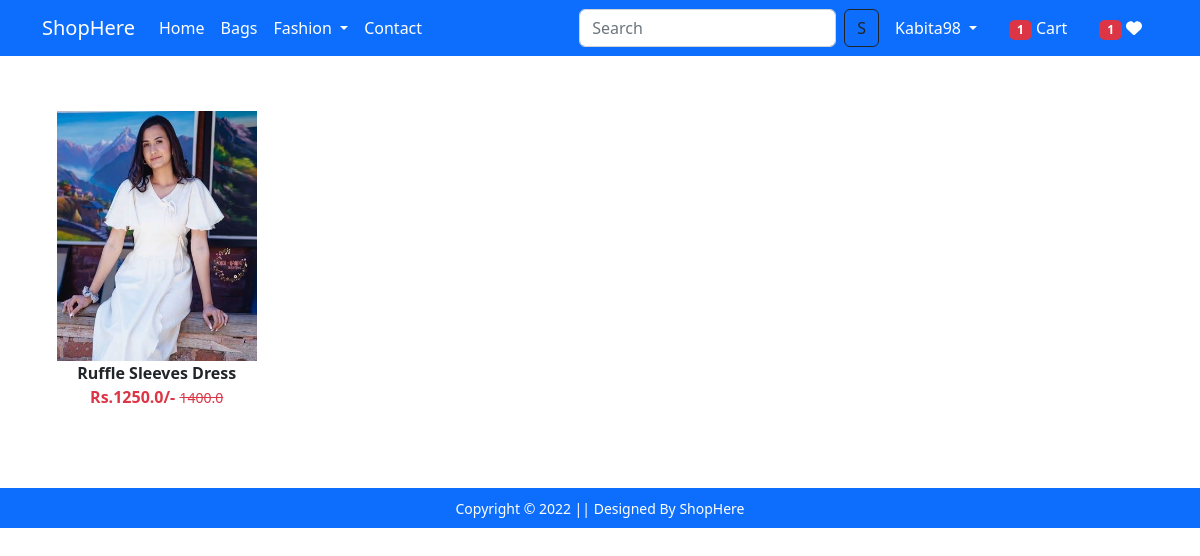
The page /wishlist/ (signed in) on the database its author committed.
### app/models.py (models this page shows, shortened)
class Wishlist(models.Model):
    user=models.ForeignKey(User,on_delete=models.CASCADE)
    product=models.ForeignKey(Product,on_delete=models.CASCADE)

class Product(models.Model):
    title=models.CharField(max_length=100)
    selling_price=models.FloatField()
    discounted_price=models.FloatField()
    description=models.TextField()
    brand=models.CharField(max_length=100)
    category=models.CharField(choices=CATEGORY_CHOICES, max_length=5)
    product_image=models.ImageField(upload_to='productimg')

### app/views.py (the view)
# urls.py: path('wishlist/',views.show_wishlist,name='showwishlist'),
@login_required
def show_wishlist(request):
    user=request.user
    totalitem=0
    wishitem=0
    if request.user.is_authenticated:
        totalitem=len(Cart.objects.filter(user=request.user))
        wishitem=len(Wishlist.objects.filter(user=request.user))
    product=Wishlist.objects.filter(user=user)
    return render(request, 'app/wishlist.html',{'totalitem':totalitem,'wishitem':wishitem,'product':product})

### app/templates/app/wishlist.html (shortened to what this page needs)
{% extends 'app/base.html' %}
{% load static %}
{% block main_content %}
    <div class="container my-5">
        <div class="row">
            <div class="col-sm-8">
                <div class="row">
                            {% for prod in product %}
                                <div class="col-sm-4 text-center mb-4 hover-shadow">
                                    <a href="{% url 'product_detail' prod.product.id %}" class="btn">
                                        <div>
                                            <img src="{{prod.product.product_image.url}}" width="200px" height="250px">
                                            <div class="fw-bold">
                                                {{prod.product.title}}
                                            </div>
                                            <div class="fw-bold text-danger">Rs.{{prod.product.discounted_price}}/-
                                                <small class="fw-light text-decoration-line-through">{{prod.product.selling_price}}</small>
                                            </div>
                                        </div>
                                    </a>
                                </div>
                            {% endfor %}
                </div>
            </div>
        </div>
    </div>
{% endblock main_content %}

### app/templates/app/base.html (shortened to what this page needs)
<!DOCTYPE html>
{% load static %}
<html lang="en">
<head>
    <link href="https://cdn.jsdelivr.net/npm/bootstrap@5.2.3/dist/css/bootstrap.min.css" rel="stylesheet"
>
    <link rel="stylesheet" href="{% static 'app/css/owl.carousel.min.css' %}">
    <link rel="stylesheet" href="{% static 'app/css/all.min.css' %}">
    <link rel="stylesheet" href="{% static 'app/css/style.css' %}">
</head>
<body>
    <nav class="navbar navbar-expand-lg navbar-dark bg-primary">
        <div class="container">
          <a class="navbar-brand" href="/">ShopHere</a>
          <div class="collapse navbar-collapse" id="navbarSupportedContent">
            <ul class="navbar-nav me-auto mb-2 mb-lg-0">
                <li class="nav-item">
                  <a class="nav-link active" aria-current="page" href="/">Home</a>
                </li>
                <li class="nav-item">
                  <a class="nav-link text-white" href="{% url 'bags' %}">Bags</a>
                </li>
                <li class="nav-item dropdown">
                  <a class="nav-link dropdown-toggle text-white" href="" role="button" data-bs-toggle="dropdown" aria-expanded="false">
                    Fashion
                  </a>
                </li>
                <li class="nav-item">
                  <a class="nav-link text-white" href="{% url 'contact' %}">Contact</a>
                </li>
            </ul>
            <form class="d-flex" role="search" action="/search">
              <input class="form-control me-2" type="search" placeholder="Search" name="search" aria-label="Search">
              <button class="btn btn-outline-dark" type="submit">S</button>
            </form>
            <div>
                <ul class="navbar-nav me-auto mb-2 mb-lg-0">
                  {% if request.user.is_authenticated %}
                    <li class="nav-item dropdown mx-2">
                        <a class="nav-link dropdown-toggle text-white" href="#" id="profileDropdown" role="button"
                        data-bs-toggle="dropdown" aria-expanded="false">
                        {{request.user|capfirst}}
                        </a>
                    </li>
                    <li class="nav-item mx-2">
                        <a href="{% url 'show_cart' %}" class="nav-link text-white">
                            <span class="badge bg-danger">{{totalitem}}</span>
                            Cart
                        </a>
                    </li>
                    <li class="nav-item mx-2">
                      <a href="{% url 'showwishlist' %}" class="nav-link text-white">
                        <span class="badge bg-danger">{{wishitem}}</span>
                        <i class="fa-solid fa-heart"></i>
                      </a>
                    </li>
                    {% endif %}
                </ul>
            </div>
          </div>
        </div>
      </nav>
    {% block main_content %}{% endblock main_content %}
      <footer class="container-fluid bg-primary text-center p-2 mt-5">
        <small class="text-white">Copyright &copy; 2022 || Designed By ShopHere</small>
</body>
</html>

### rows shown on the page
Wishlist: product.product_image (picture), product "Ruffle Sleeves Dress", product.discounted_price "1250.0", product.selling_price "1400.0"

### other values the page prints
{{ request.user|capfirst }} "Kabita98"
{{ totalitem }} "1"
{{ wishitem }} "1"
